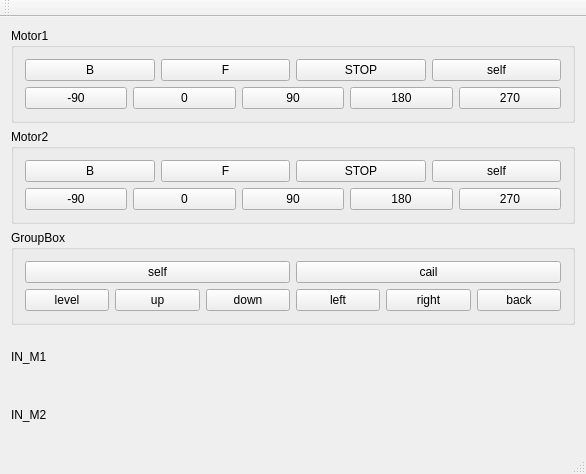
<?xml version="1.0" encoding="UTF-8"?>
<ui version="4.0">
 <class>MainWindow</class>
 <widget class="QMainWindow" name="MainWindow">
  <property name="geometry">
   <rect>
    <x>0</x>
    <y>0</y>
    <width>586</width>
    <height>474</height>
   </rect>
  </property>
  <property name="windowTitle">
   <string>MainWindow</string>
  </property>
  <widget class="QWidget" name="centralWidget">
   <layout class="QVBoxLayout" name="verticalLayout_4">
    <item>
     <widget class="QGroupBox" name="groupBox">
      <property name="title">
       <string>Motor1</string>
      </property>
      <layout class="QVBoxLayout" name="verticalLayout">
       <item>
        <layout class="QHBoxLayout" name="horizontalLayout">
         <item>
          <widget class="QPushButton" name="pushButton_B">
           <property name="minimumSize">
            <size>
             <width>24</width>
             <height>0</height>
            </size>
           </property>
           <property name="text">
            <string>B</string>
           </property>
          </widget>
         </item>
         <item>
          <widget class="QPushButton" name="pushButton_F">
           <property name="minimumSize">
            <size>
             <width>24</width>
             <height>0</height>
            </size>
           </property>
           <property name="text">
            <string>F</string>
           </property>
          </widget>
         </item>
         <item>
          <widget class="QPushButton" name="pushButton_T">
           <property name="minimumSize">
            <size>
             <width>24</width>
             <height>0</height>
            </size>
           </property>
           <property name="text">
            <string>STOP</string>
           </property>
          </widget>
         </item>
         <item>
          <widget class="QPushButton" name="pushButton_M1_self">
           <property name="text">
            <string>self</string>
           </property>
          </widget>
         </item>
        </layout>
       </item>
       <item>
        <layout class="QHBoxLayout" name="horizontalLayout_4">
         <item>
          <widget class="QPushButton" name="pushButton_M1_90e">
           <property name="text">
            <string>-90</string>
           </property>
          </widget>
         </item>
         <item>
          <widget class="QPushButton" name="pushButton_M1_0deg">
           <property name="text">
            <string>0</string>
           </property>
          </widget>
         </item>
         <item>
          <widget class="QPushButton" name="pushButton_M1_90deg">
           <property name="text">
            <string>90</string>
           </property>
          </widget>
         </item>
         <item>
          <widget class="QPushButton" name="pushButton_M1_180deg">
           <property name="text">
            <string>180</string>
           </property>
          </widget>
         </item>
         <item>
          <widget class="QPushButton" name="pushButton_4_m1_270deg">
           <property name="text">
            <string>270</string>
           </property>
          </widget>
         </item>
        </layout>
       </item>
      </layout>
     </widget>
    </item>
    <item>
     <widget class="QGroupBox" name="groupBox_2">
      <property name="title">
       <string>Motor2</string>
      </property>
      <layout class="QVBoxLayout" name="verticalLayout_2">
       <item>
        <layout class="QHBoxLayout" name="horizontalLayout_2">
         <item>
          <widget class="QPushButton" name="pushButton_B_2">
           <property name="minimumSize">
            <size>
             <width>24</width>
             <height>0</height>
            </size>
           </property>
           <property name="text">
            <string>B</string>
           </property>
          </widget>
         </item>
         <item>
          <widget class="QPushButton" name="pushButton_F_2">
           <property name="minimumSize">
            <size>
             <width>24</width>
             <height>0</height>
            </size>
           </property>
           <property name="text">
            <string>F</string>
           </property>
          </widget>
         </item>
         <item>
          <widget class="QPushButton" name="pushButton_T_2">
           <property name="minimumSize">
            <size>
             <width>24</width>
             <height>0</height>
            </size>
           </property>
           <property name="text">
            <string>STOP</string>
           </property>
          </widget>
         </item>
         <item>
          <widget class="QPushButton" name="pushButton_10">
           <property name="text">
            <string>self</string>
           </property>
          </widget>
         </item>
        </layout>
       </item>
       <item>
        <layout class="QHBoxLayout" name="horizontalLayout_5">
         <item>
          <widget class="QPushButton" name="pushButton_M2_90e">
           <property name="text">
            <string>-90</string>
           </property>
          </widget>
         </item>
         <item>
          <widget class="QPushButton" name="pushButton_M2_0deg">
           <property name="text">
            <string>0</string>
           </property>
          </widget>
         </item>
         <item>
          <widget class="QPushButton" name="pushButton_M2_90deg">
           <property name="text">
            <string>90</string>
           </property>
          </widget>
         </item>
         <item>
          <widget class="QPushButton" name="pushButton_M2_180deg">
           <property name="text">
            <string>180</string>
           </property>
          </widget>
         </item>
         <item>
          <widget class="QPushButton" name="pushButton_M2_270deg">
           <property name="text">
            <string>270</string>
           </property>
          </widget>
         </item>
        </layout>
       </item>
      </layout>
     </widget>
    </item>
    <item>
     <widget class="QGroupBox" name="groupBox_3">
      <property name="title">
       <string>GroupBox</string>
      </property>
      <layout class="QVBoxLayout" name="verticalLayout_3">
       <item>
        <layout class="QHBoxLayout" name="horizontalLayout_3">
         <item>
          <widget class="QPushButton" name="pushButton_self">
           <property name="text">
            <string>self</string>
           </property>
          </widget>
         </item>
         <item>
          <widget class="QPushButton" name="pushButton_cail">
           <property name="text">
            <string>cail</string>
           </property>
          </widget>
         </item>
        </layout>
       </item>
       <item>
        <layout class="QHBoxLayout" name="horizontalLayout_6">
         <item>
          <widget class="QPushButton" name="pushButton_level">
           <property name="text">
            <string>level</string>
           </property>
          </widget>
         </item>
         <item>
          <widget class="QPushButton" name="pushButton_up">
           <property name="text">
            <string>up</string>
           </property>
          </widget>
         </item>
         <item>
          <widget class="QPushButton" name="pushButton_down">
           <property name="text">
            <string>down</string>
           </property>
          </widget>
         </item>
         <item>
          <widget class="QPushButton" name="pushButton_left">
           <property name="text">
            <string>left</string>
           </property>
          </widget>
         </item>
         <item>
          <widget class="QPushButton" name="pushButton_rught">
           <property name="text">
            <string>right</string>
           </property>
          </widget>
         </item>
         <item>
          <widget class="QPushButton" name="pushButton_back">
           <property name="text">
            <string>back</string>
           </property>
          </widget>
         </item>
        </layout>
       </item>
      </layout>
     </widget>
    </item>
    <item>
     <widget class="QLabel" name="label_in_m1">
      <property name="text">
       <string>IN_M1</string>
      </property>
     </widget>
    </item>
    <item>
     <widget class="QLabel" name="label_in_m2">
      <property name="text">
       <string>IN_M2</string>
      </property>
     </widget>
    </item>
   </layout>
  </widget>
  <widget class="QMenuBar" name="menuBar">
   <property name="geometry">
    <rect>
     <x>0</x>
     <y>0</y>
     <width>586</width>
     <height>27</height>
    </rect>
   </property>
  </widget>
  <widget class="QToolBar" name="mainToolBar">
   <attribute name="toolBarArea">
    <enum>TopToolBarArea</enum>
   </attribute>
   <attribute name="toolBarBreak">
    <bool>false</bool>
   </attribute>
  </widget>
  <widget class="QStatusBar" name="statusBar"/>
 </widget>
 <layoutdefault spacing="6" margin="11"/>
 <resources/>
 <connections/>
</ui>
